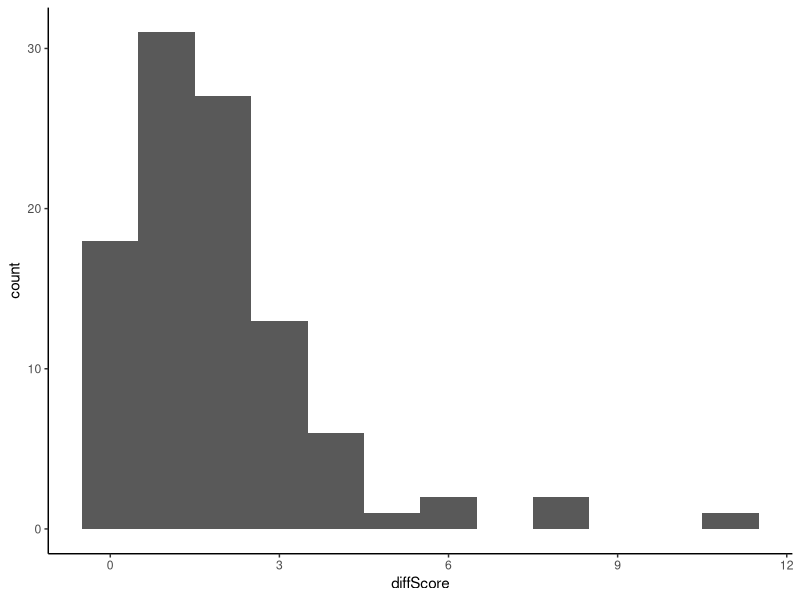
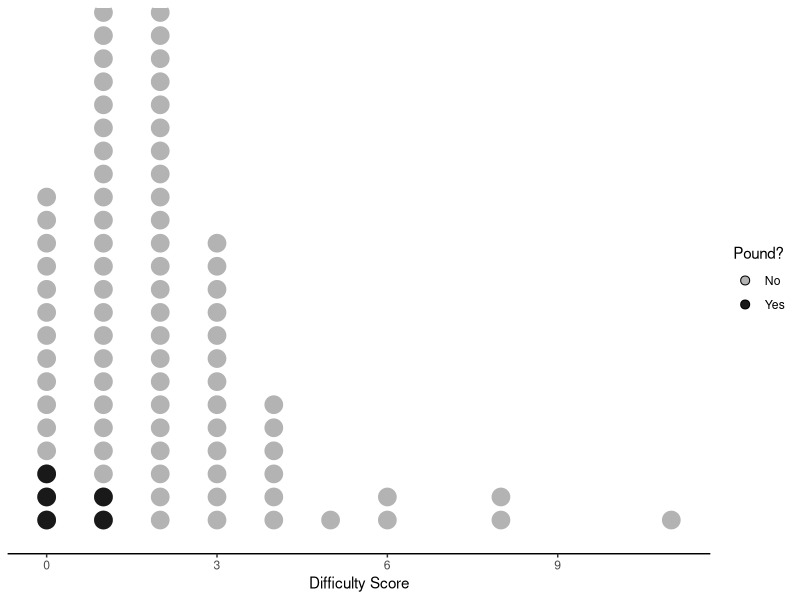

Reproduce these figures in R, in order.
#Difficulty Scoring Analysis
#RK 1/15/23

library(tidyverse)
library(rstatix)
#Input data
data<-read.csv("difficulty.csv")

data<- data %>%
  rename(
    numConditions = X..conditions.on.lease,
    numWitFor = Witnesses.testifying.on.behalf.of.applicant,
    witForScore = Witnesses.for.applicant.score,
    numWitOpp = X..of.unique.individuals.testifying.in.opposition,
    witOppScore = Witnesses.opposed.score,
    commentsOpp = Emails..letters..petitions..etc..received.in.opposition.,
    diffScore = Total.points,
    pound = Pound.,
    appType = App.type..most.recent.included.in.lease.decision.PDF.
  )

mean(data$Acreage) #mean acreage = 7.05

data<- data %>% 
  mutate(
    Lease.Type = as.factor(Lease.Type),
    appType = as.factor(appType),
    pound = as.factor(pound))


ggplot(data, aes(x=diffScore))+geom_histogram(binwidth = 1)+theme_classic()

ggplot(data, aes(x=diffScore, fill=pound, color=pound))+geom_dotplot(binwidth = 0.25, stackratio = 1.3, dotsize = 1.25)+theme_classic()+theme(axis.title.y = element_blank())+labs(x="Difficulty Score", y="")+scale_y_continuous(breaks = NULL)+scale_fill_grey(start=0.7, end=0.1)+scale_color_grey(start=0.7, end=0.1)+ guides(fill=guide_legend("Pound?"), color=FALSE)

Pounds <- data %>% 
  filter(pound == "Yes")

noPound <- data %>% 
  filter(pound == "No")

mean(Pounds$diffScore) #0.4
sd(Pounds$diffScore) #0.55
mean(noPound$diffScore) #1.98
sd(noPound$diffScore) #1.84

#Summary statistics
data %>%
  group_by(pound) %>%
  get_summary_stats(diffScore, type = "common")

stat.test <- data %>% 
  wilcox_test(diffScore ~ pound, alternative = "greater") %>%
  add_significance()
stat.test


wilcox.test(Pounds$diffScore, noPound$diffScore, alternative = "less")
